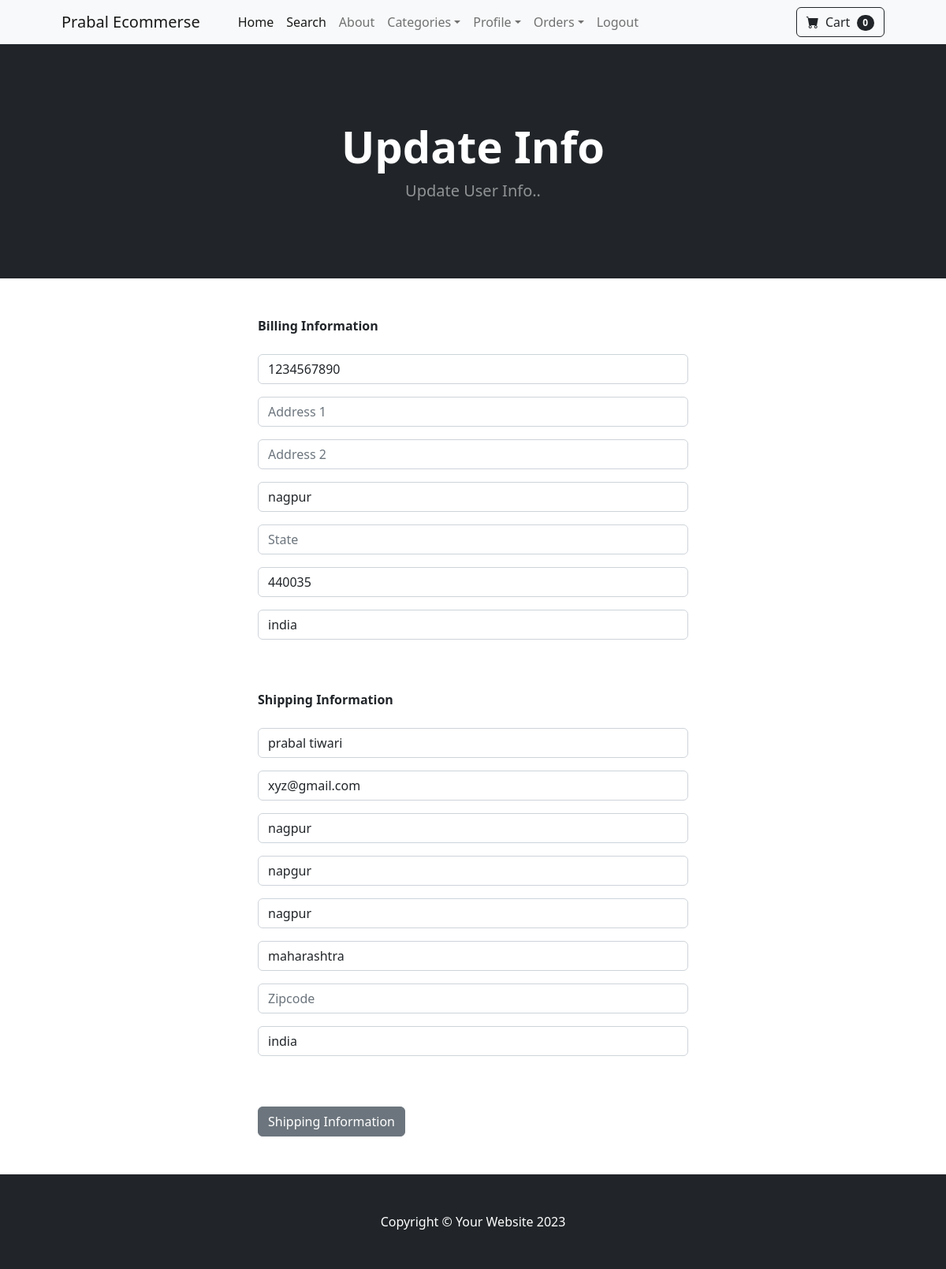
The page /update_info/ (signed in) on the database its author committed.
### store/models.py (models this page shows, shortened)
class Profile(models.Model):
	user = models.OneToOneField(User, on_delete=models.CASCADE)
	date_modified = models.DateTimeField(User, auto_now=True)
	phone = models.CharField(max_length=20, blank=True)
	address1 = models.CharField(max_length=200, blank=True)
	address2 = models.CharField(max_length=200, blank=True)
	city = models.CharField(max_length=200, blank=True)
	state = models.CharField(max_length=200, blank=True)
	zipcode = models.CharField(max_length=200, blank=True)
	country = models.CharField(max_length=200, blank=True)
	old_cart = models.CharField(max_length=200, blank=True, null=True)

### payment/models.py (models this page shows, shortened)
class ShippingAddress(models.Model):
	user = models.ForeignKey(User, on_delete=models.CASCADE, null=True, blank=True)
	shipping_full_name = models.CharField(max_length=255)
	shipping_email = models.CharField(max_length=255)
	shipping_address1 = models.CharField(max_length=255)
	shipping_address2 = models.CharField(max_length=255, null=True, blank=True)
	shipping_city = models.CharField(max_length=255)
	shipping_state = models.CharField(max_length=255, null=True, blank=True)
	shipping_zipcode = models.CharField(max_length=255, null=True, blank=True)
	shipping_country = models.CharField(max_length=255)
	class Meta:
		verbose_name_plural = "Shipping Address"

### store/views.py (the view)
# urls.py: path('update_info/', views.update_info, name='update_info'),
def update_info(request):
    if request.user.is_authenticated:
        current_user = Profile.objects.get(user__id=request.user.id)
        form = UserInfoForm(request.POST or None, instance=current_user)
        shipping_user = ShippingAddress.objects.get(user__id=request.user.id)
        shipping_form =  ShippingForm(request.POST or None, instance=shipping_user)
        if form.is_valid() or shipping_form.is_valid():
            form.save()
            shipping_form.save()
            messages.success(request, "Your Info Has Been Updated!!")
            return redirect('home')
        return render(request, 'update_info.html',{'form':form, 'shipping_form':shipping_form})
    else:
        messages.success(request, "You Must Be Logged In To Access That Page!!")
        return redirect('home')

### store/forms.py
class UserInfoForm(forms.ModelForm):
    phone = forms.CharField(label="", widget=forms.TextInput(attrs={'class':'form-control', 'placeholder':'Phone'}), required=False)
    address1 = forms.CharField(label="", widget=forms.TextInput(attrs={'class':'form-control', 'placeholder':'Address 1'}), required=False)
    address2 = forms.CharField(label="", widget=forms.TextInput(attrs={'class':'form-control', 'placeholder':'Address 2'}), required=False)
    city = forms.CharField(label="", widget=forms.TextInput(attrs={'class':'form-control', 'placeholder':'City'}), required=False)
    state = forms.CharField(label="", widget=forms.TextInput(attrs={'class':'form-control', 'placeholder':'State'}), required=False)
    zipcode = forms.CharField(label="", widget=forms.TextInput(attrs={'class':'form-control', 'placeholder':'Zipcode'}), required=False)
    country = forms.CharField(label="", widget=forms.TextInput(attrs={'class':'form-control', 'placeholder':'Country'}), required=False)
    class Meta:
        model = Profile
        fields = ('phone', 'address1', 'address2', 'city', 'state', 'zipcode', 'country', )

### cart/cart.py (called while the page is built)
    def __len__(self):
        return len(self.cart)

### cart/context_processors.py (called while the page is built)
def cart(request):
    return {'cart':Cart(request)}

### store/templates/update_info.html
{% extends 'base.html' %} {% block content %}
<header class="bg-dark py-5">
  <div class="container px-4 px-lg-5 my-5">
    <div class="text-center text-white">
      <h1 class="display-4 fw-bolder">Update Info</h1>
      <p class="lead fw-normal text-white-50 mb-0">Update User Info..</p>
    </div>
  </div>
</header>
<div class="container">
  <div class="row">
    <div class="col-md-6 offset-md-3">
      <br /><br />
      <strong>Billing Information</strong>
      <br /><br />
      <form method="POST" action="{% url 'update_info' %}">
        {% csrf_token %} {{ form.as_p }}
        <br /><br />
        <strong>Shipping Information</strong>
        <br /><br />
        {{ shipping_form.as_p}}
        <br /><br />
        <button type="submit" class="btn btn-secondary">
          Shipping Information
        </button>
      </form>
      <br /><br />
    </div>
  </div>
</div>
{% endblock %}

### rows shown on the page
Profile: phone "1234567890", city "nagpur", zipcode "440035", country "india"
ShippingAddress: shipping_full_name "prabal tiwari", shipping_email "xyz@gmail.com", shipping_address1 "nagpur", shipping_address2 "napgur", shipping_city "nagpur", shipping_state "maharashtra", shipping_country "india"

### other values the page prints
{{ cart|length }} "0"
